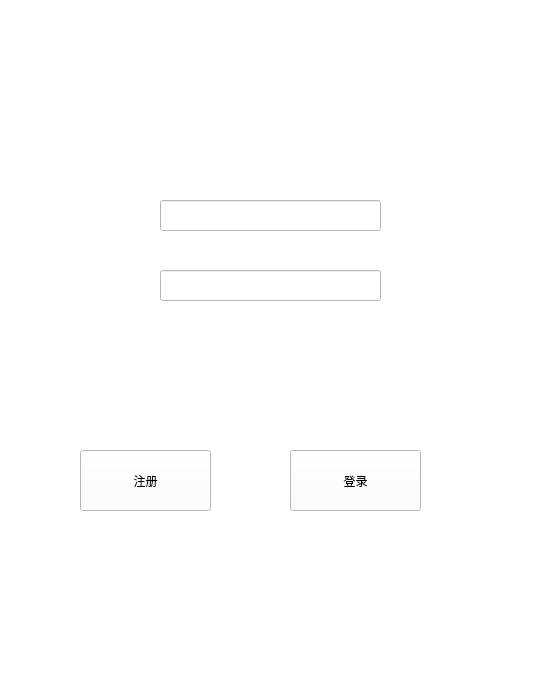
<?xml version="1.0" encoding="UTF-8"?>
<ui version="4.0">
 <class>MainWindow</class>
 <widget class="QMainWindow" name="MainWindow">
  <property name="geometry">
   <rect>
    <x>0</x>
    <y>0</y>
    <width>540</width>
    <height>680</height>
   </rect>
  </property>
  <property name="windowTitle">
   <string>MainWindow</string>
  </property>
  <property name="styleSheet">
   <string notr="true">background-color: rgb(255, 255, 255);</string>
  </property>
  <widget class="QWidget" name="centralwidget">
   <widget class="QPushButton" name="pushButton">
    <property name="geometry">
     <rect>
      <x>290</x>
      <y>450</y>
      <width>131</width>
      <height>61</height>
     </rect>
    </property>
    <property name="text">
     <string>登录</string>
    </property>
   </widget>
   <widget class="QLineEdit" name="lineEdit_2">
    <property name="geometry">
     <rect>
      <x>160</x>
      <y>270</y>
      <width>221</width>
      <height>31</height>
     </rect>
    </property>
    <property name="maximumSize">
     <size>
      <width>16777215</width>
      <height>16777208</height>
     </size>
    </property>
    <property name="styleSheet">
     <string notr="true"/>
    </property>
    <property name="frame">
     <bool>true</bool>
    </property>
    <property name="echoMode">
     <enum>QLineEdit::Password</enum>
    </property>
   </widget>
   <widget class="QLabel" name="label_2">
    <property name="geometry">
     <rect>
      <x>60</x>
      <y>210</y>
      <width>54</width>
      <height>21</height>
     </rect>
    </property>
    <property name="styleSheet">
     <string notr="true">color: rgb(255, 255, 255);</string>
    </property>
    <property name="text">
     <string>用户名</string>
    </property>
    <property name="textFormat">
     <enum>Qt::RichText</enum>
    </property>
   </widget>
   <widget class="QLabel" name="label_3">
    <property name="geometry">
     <rect>
      <x>70</x>
      <y>280</y>
      <width>36</width>
      <height>18</height>
     </rect>
    </property>
    <property name="styleSheet">
     <string notr="true">color: rgb(255, 255, 255);</string>
    </property>
    <property name="text">
     <string>密码</string>
    </property>
   </widget>
   <widget class="QPushButton" name="pushButton_2">
    <property name="geometry">
     <rect>
      <x>80</x>
      <y>450</y>
      <width>131</width>
      <height>61</height>
     </rect>
    </property>
    <property name="text">
     <string>注册</string>
    </property>
   </widget>
   <widget class="QLineEdit" name="lineEdit">
    <property name="geometry">
     <rect>
      <x>160</x>
      <y>200</y>
      <width>221</width>
      <height>31</height>
     </rect>
    </property>
    <property name="styleSheet">
     <string notr="true"/>
    </property>
   </widget>
  </widget>
  <widget class="QMenuBar" name="menubar">
   <property name="geometry">
    <rect>
     <x>0</x>
     <y>0</y>
     <width>540</width>
     <height>29</height>
    </rect>
   </property>
  </widget>
  <widget class="QStatusBar" name="statusbar"/>
 </widget>
 <resources/>
 <connections/>
</ui>
